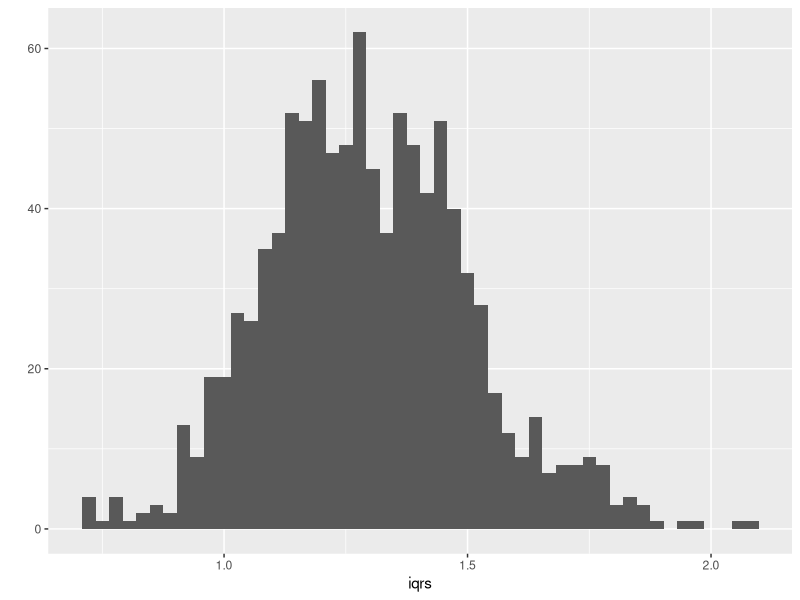

Reproduce this figure in R. (Note: this script raises an error after producing the figure.)
## ---- chunk 1
knitr::opts_chunk$set(echo = TRUE, prompt = FALSE, eval = TRUE, 
                      comment=NA, warning = FALSE, results="markup",
                      message = FALSE, cache = FALSE)
options(digits = 4)
## ---- chunk 2
library(ggplot2)
library(dplyr)
## ---- chunk 3
#1.  draw samples of size 50 from standard normal distn, N(0,1)

iqrs <- rep(NA, 1000)

for(i in 1:1000) {
  s <- rnorm(50)
  s.iqr <- IQR(s)
  iqrs[i] <- s.iqr
}

qplot(iqrs, bins=50)
## ---- chunk 4
iqrs.mean <- mean(iqrs)
iqrs.sd <- sd(iqrs)

ggplot() + 
  geom_histogram(aes(x = iqrs, y = ..density..), bins = 50) +
  stat_function(aes(xlim=c(0,3)), n=250, 
                args=list(mean = iqrs.mean, sd = iqrs.sd), 
                fun=dnorm, color='red')

